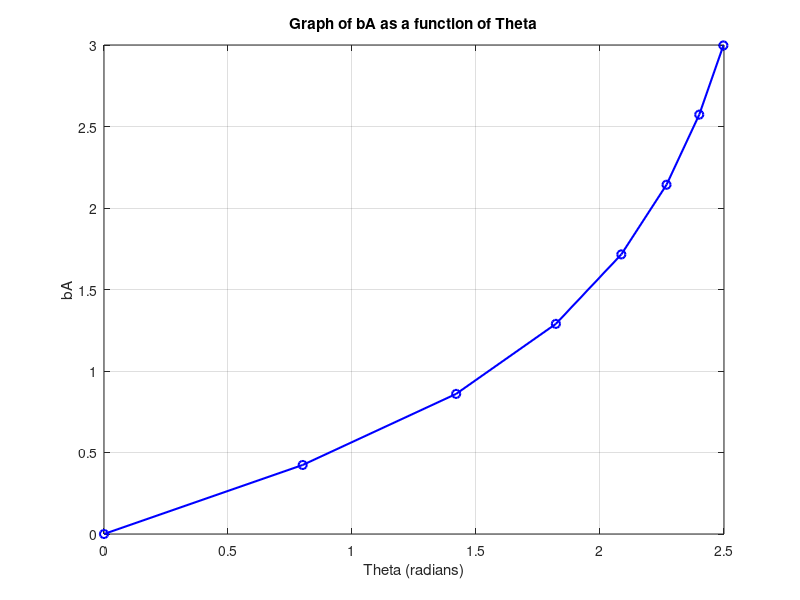

The MATLAB script that drew this image: (Note: this script raises an error after producing the figure.)
% Define theta values from 0 to pi
theta = [0*pi 0.255*pi 0.452*pi 0.58*pi 0.664*pi 0.722*pi 0.764*pi 0.795*pi];
% Adjust the number of points for smoother plot

% Calculate bA for each theta
% bA_values = 1 ./ tan((pi/2) - (theta_values/2));
bA_values=1./(tan((pi/2)-(theta/2)));
bA_values
% Plot bA as a function of theta
figure;
plot(theta, bA_values, 'bo-', 'LineWidth', 1.5);
xlabel('Theta (radians)');
ylabel('bA');
title('Graph of bA as a function of Theta');
grid on;


xLength=30;
yLength=30;
mA=4;
waveLength=1;
alpha=0;

% Define bA values
%[0, 0.4286, 0.8571, 1.2857, 1.7143, 2.1429, 2.5714, 3.0000];
% theta = [0*pi 0.003*pi 0.007*pi 0.014*pi 0.024*pi 0.045*pi 0.12*pi 0.3*pi];
theta = linspace(0,157.5,8);
theta = theta/1200;
theta(3)=theta(3)*0.9;
theta(4)=theta(4)*0.9;
theta(6)=theta(6)*1.2;
theta(7)=theta(7)*2.4;
theta(8)=theta(8)*5;

% Create subplots
figure;
for i = 1:numel(theta)
    % Generate the filter for current bA
    [SpaceKernel, ~, ~] = AngleFilter(waveLength, alpha, theta(i), mA, xLength, yLength);
    filter = real(SpaceKernel);
    
    % Plot in subplot
    subplot(1, 8, i);
    imagesc(filter);
    axis equal tight;
    title(['theta = ', num2str(theta(i))]);
    colormap('gray');
end
sgtitle('Filters for Different theta Values');